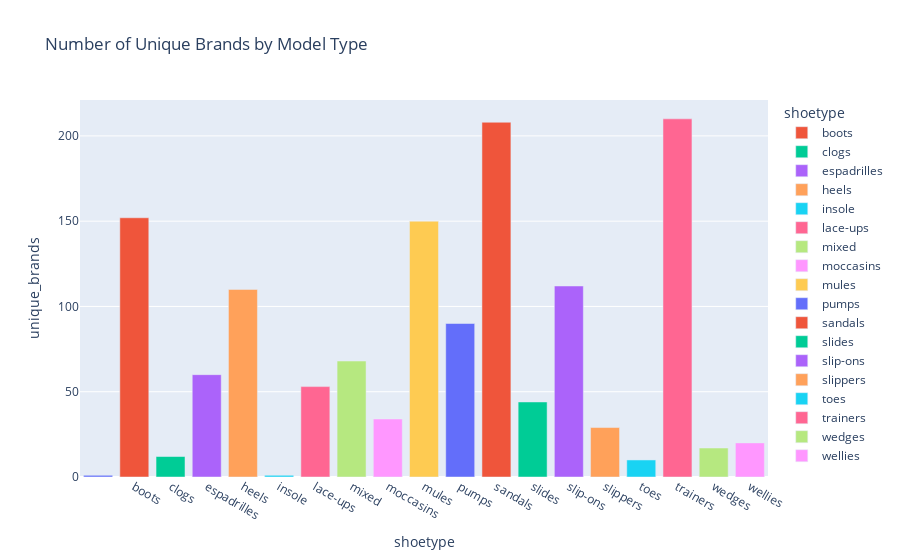

The code cell stored with this chart in its notebook:
### Code cell
### shoe type with most brands

agg_df = dset.groupby('shoetype')['brand'].nunique().reset_index()
agg_df = agg_df.rename(columns={'brand': 'unique_brands'})

fig = px.bar(agg_df, x='shoetype', y='unique_brands', color='shoetype',
             title='Number of Unique Brands by Model Type')
fig.show()

### Figure 1 — Plotly figure (JSON) as saved in the notebook; plotly's stock layout.template omitted (floating-point values rounded to 4 significant figures)
{"data": [{"alignmentgroup": "True", "hovertemplate": "shoetype=%{x}<br>unique_brands=%{y}<extra></extra>", "legendgroup": "", "marker": {"color": "#636efa", "pattern": {"shape": ""}}, "name": "", "offsetgroup": "", "orientation": "v", "showlegend": false, "textposition": "auto", "type": "bar", "x": [""], "xaxis": "x", "y": [1], "yaxis": "y"}, {"alignmentgroup": "True", "hovertemplate": "shoetype=%{x}<br>unique_brands=%{y}<extra></extra>", "legendgroup": "boots", "marker": {"color": "#EF553B", "pattern": {"shape": ""}}, "name": "boots", "offsetgroup": "boots", "orientation": "v", "showlegend": true, "textposition": "auto", "type": "bar", "x": ["boots"], "xaxis": "x", "y": [152], "yaxis": "y"}, {"alignmentgroup": "True", "hovertemplate": "shoetype=%{x}<br>unique_brands=%{y}<extra></extra>", "legendgroup": "clogs", "marker": {"color": "#00cc96", "pattern": {"shape": ""}}, "name": "clogs", "offsetgroup": "clogs", "orientation": "v", "showlegend": true, "textposition": "auto", "type": "bar", "x": ["clogs"], "xaxis": "x", "y": [12], "yaxis": "y"}, {"alignmentgroup": "True", "hovertemplate": "shoetype=%{x}<br>unique_brands=%{y}<extra></extra>", "legendgroup": "espadrilles", "marker": {"color": "#ab63fa", "pattern": {"shape": ""}}, "name": "espadrilles", "offsetgroup": "espadrilles", "orientation": "v", "showlegend": true, "textposition": "auto", "type": "bar", "x": ["espadrilles"], "xaxis": "x", "y": [60], "yaxis": "y"}, {"alignmentgroup": "True", "hovertemplate": "shoetype=%{x}<br>unique_brands=%{y}<extra></extra>", "legendgroup": "heels", "marker": {"color": "#FFA15A", "pattern": {"shape": ""}}, "name": "heels", "offsetgroup": "heels", "orientation": "v", "showlegend": true, "textposition": "auto", "type": "bar", "x": ["heels"], "xaxis": "x", "y": [110], "yaxis": "y"}, {"alignmentgroup": "True", "hovertemplate": "shoetype=%{x}<br>unique_brands=%{y}<extra></extra>", "legendgroup": "insole", "marker": {"color": "#19d3f3", "pattern": {"shape": ""}}, "name": "insole", "offsetgroup": "insole", "orientation": "v", "showlegend": true, "textposition": "auto", "type": "bar", "x": ["insole"], "xaxis": "x", "y": [1], "yaxis": "y"}, {"alignmentgroup": "True", "hovertemplate": "shoetype=%{x}<br>unique_brands=%{y}<extra></extra>", "legendgroup": "lace-ups", "marker": {"color": "#FF6692", "pattern": {"shape": ""}}, "name": "lace-ups", "offsetgroup": "lace-ups", "orientation": "v", "showlegend": true, "textposition": "auto", "type": "bar", "x": ["lace-ups"], "xaxis": "x", "y": [53], "yaxis": "y"}, {"alignmentgroup": "True", "hovertemplate": "shoetype=%{x}<br>unique_brands=%{y}<extra></extra>", "legendgroup": "mixed", "marker": {"color": "#B6E880", "pattern": {"shape": ""}}, "name": "mixed", "offsetgroup": "mixed", "orientation": "v", "showlegend": true, "textposition": "auto", "type": "bar", "x": ["mixed"], "xaxis": "x", "y": [68], "yaxis": "y"}, {"alignmentgroup": "True", "hovertemplate": "shoetype=%{x}<br>unique_brands=%{y}<extra></extra>", "legendgroup": "moccasins", "marker": {"color": "#FF97FF", "pattern": {"shape": ""}}, "name": "moccasins", "offsetgroup": "moccasins", "orientation": "v", "showlegend": true, "textposition": "auto", "type": "bar", "x": ["moccasins"], "xaxis": "x", "y": [34], "yaxis": "y"}, {"alignmentgroup": "True", "hovertemplate": "shoetype=%{x}<br>unique_brands=%{y}<extra></extra>", "legendgroup": "mules", "marker": {"color": "#FECB52", "pattern": {"shape": ""}}, "name": "mules", "offsetgroup": "mules", "orientation": "v", "showlegend": true, "textposition": "auto", "type": "bar", "x": ["mules"], "xaxis": "x", "y": [150], "yaxis": "y"}, {"alignmentgroup": "True", "hovertemplate": "shoetype=%{x}<br>unique_brands=%{y}<extra></extra>", "legendgroup": "pumps", "marker": {"color": "#636efa", "pattern": {"shape": ""}}, "name": "pumps", "offsetgroup": "pumps", "orientation": "v", "showlegend": true, "textposition": "auto", "type": "bar", "x": ["pumps"], "xaxis": "x", "y": [90], "yaxis": "y"}, {"alignmentgroup": "True", "hovertemplate": "shoetype=%{x}<br>unique_brands=%{y}<extra></extra>", "legendgroup": "sandals", "marker": {"color": "#EF553B", "pattern": {"shape": ""}}, "name": "sandals", "offsetgroup": "sandals", "orientation": "v", "showlegend": true, "textposition": "auto", "type": "bar", "x": ["sandals"], "xaxis": "x", "y": [208], "yaxis": "y"}, {"alignmentgroup": "True", "hovertemplate": "shoetype=%{x}<br>unique_brands=%{y}<extra></extra>", "legendgroup": "slides", "marker": {"color": "#00cc96", "pattern": {"shape": ""}}, "name": "slides", "offsetgroup": "slides", "orientation": "v", "showlegend": true, "textposition": "auto", "type": "bar", "x": ["slides"], "xaxis": "x", "y": [44], "yaxis": "y"}, {"alignmentgroup": "True", "hovertemplate": "shoetype=%{x}<br>unique_brands=%{y}<extra></extra>", "legendgroup": "slip-ons", "marker": {"color": "#ab63fa", "pattern": {"shape": ""}}, "name": "slip-ons", "offsetgroup": "slip-ons", "orientation": "v", "showlegend": true, "textposition": "auto", "type": "bar", "x": ["slip-ons"], "xaxis": "x", "y": [112], "yaxis": "y"}, {"alignmentgroup": "True", "hovertemplate": "shoetype=%{x}<br>unique_brands=%{y}<extra></extra>", "legendgroup": "slippers", "marker": {"color": "#FFA15A", "pattern": {"shape": ""}}, "name": "slippers", "offsetgroup": "slippers", "orientation": "v", "showlegend": true, "textposition": "auto", "type": "bar", "x": ["slippers"], "xaxis": "x", "y": [29], "yaxis": "y"}, {"alignmentgroup": "True", "hovertemplate": "shoetype=%{x}<br>unique_brands=%{y}<extra></extra>", "legendgroup": "toes", "marker": {"color": "#19d3f3", "pattern": {"shape": ""}}, "name": "toes", "offsetgroup": "toes", "orientation": "v", "showlegend": true, "textposition": "auto", "type": "bar", "x": ["toes"], "xaxis": "x", "y": [10], "yaxis": "y"}, {"alignmentgroup": "True", "hovertemplate": "shoetype=%{x}<br>unique_brands=%{y}<extra></extra>", "legendgroup": "trainers", "marker": {"color": "#FF6692", "pattern": {"shape": ""}}, "name": "trainers", "offsetgroup": "trainers", "orientation": "v", "showlegend": true, "textposition": "auto", "type": "bar", "x": ["trainers"], "xaxis": "x", "y": [210], "yaxis": "y"}, {"alignmentgroup": "True", "hovertemplate": "shoetype=%{x}<br>unique_brands=%{y}<extra></extra>", "legendgroup": "wedges", "marker": {"color": "#B6E880", "pattern": {"shape": ""}}, "name": "wedges", "offsetgroup": "wedges", "orientation": "v", "showlegend": true, "textposition": "auto", "type": "bar", "x": ["wedges"], "xaxis": "x", "y": [17], "yaxis": "y"}, {"alignmentgroup": "True", "hovertemplate": "shoetype=%{x}<br>unique_brands=%{y}<extra></extra>", "legendgroup": "wellies", "marker": {"color": "#FF97FF", "pattern": {"shape": ""}}, "name": "wellies", "offsetgroup": "wellies", "orientation": "v", "showlegend": true, "textposition": "auto", "type": "bar", "x": ["wellies"], "xaxis": "x", "y": [20], "yaxis": "y"}], "layout": {"barmode": "relative", "legend": {"title": {"text": "shoetype"}, "tracegroupgap": 0}, "title": {"text": "Number of Unique Brands by Model Type"}, "xaxis": {"anchor": "y", "categoryarray": ["", "boots", "clogs", "espadrilles", "heels", "insole", "lace-ups", "mixed", "moccasins", "mules", "pumps", "sandals", "slides", "slip-ons", "slippers", "toes", "trainers", "wedges", "wellies"], "categoryorder": "array", "domain": [0, 1], "title": {"text": "shoetype"}}, "yaxis": {"anchor": "x", "domain": [0, 1], "title": {"text": "unique_brands"}}}}
